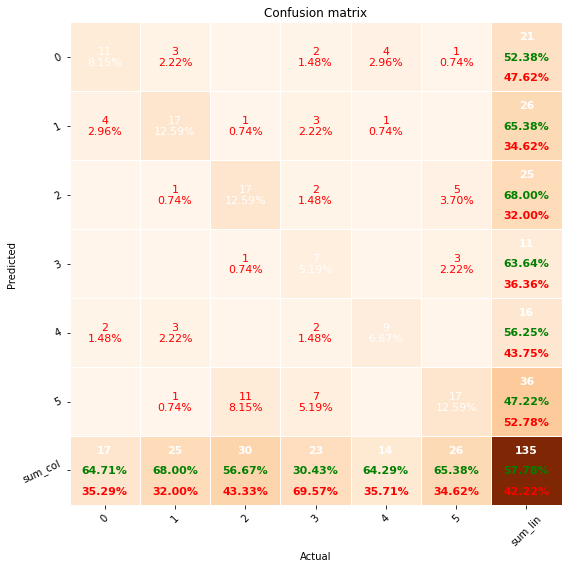

The Python source for this figure:
#pip install pretty_confusion_matrix

from IPython.core.display import Pretty
#Data
import pandas as pd 
import numpy as np

#Wavelet Transform 
import pywt

#Train and Test Split
from sklearn.model_selection import train_test_split

#CNN and LSTM Model
import keras 
from keras.models import Sequential, Model
from tensorflow.keras.optimizers import Adam
from keras.layers import Conv1D, LSTM, Input, MaxPool1D, MaxPooling1D, Dropout, AvgPool1D, Reshape, Concatenate, Dense, Flatten

#Metrics
from sklearn.metrics import confusion_matrix, recall_score, precision_score

#Visualization 
import seaborn as sns
import matplotlib.pyplot as plt
from pretty_confusion_matrix import pp_matrix

#Import Data
x1 = pd.read_csv('https://github.com/ascdavia/TCC_Engenharia_de_Controle_e_Automacao/blob/main/Database/sEMG_Basic_Hand_movements_upatras_csv_files/Database_1/df1_mov_all.csv?raw=true', compression = None)
x1 = x1.drop(x1.columns[0], axis=1)

#Define Wavelet Transform Function - Single Level

def waveletTransformFourLevels(df):
  
  aux_df = ()
  aux_df = pd.DataFrame(aux_df)

  for i in range (len(df)):
    aux = df.loc[i]
    cA4, cD4, cD3, cD2, cD1= pywt.wavedec(aux,'db2', level = 4) 
    cA4 = pd.DataFrame(cA4).T
    cD4 = pd.DataFrame(cD4).T
    cD3 = pd.DataFrame(cD3).T
    cD2 = pd.DataFrame(cD2).T
    cD1 = pd.DataFrame(cD1).T
    aux_df2 = pd.concat([cA4,cD4,cD3,cD2,cD1], axis=1)
    aux_df = pd.concat([aux_df,aux_df2])

  c = list(range(0, 3010, 1))
  aux_df.set_axis(c, axis='columns', inplace=True)
  aux_df = aux_df.reset_index(drop=True)

  return (aux_df)

#Wavelet Transform Application
x = waveletTransformFourLevels(x1)
x = pd.DataFrame(x)

#Reshape
x = x.values.reshape(x.shape[0], x.shape[1], 1)

#Labels
base = np.ones((150,1), dtype=np.int64)
m_cyl = base*0
m_hook = base*1
m_lat = base*2
m_palm = base*3
m_spher = base*4
m_tip = base*5

y = np.vstack([m_cyl,m_hook,m_lat,m_palm,m_spher,m_tip])
#y = pd.DataFrame(y)

#Train, test and validation split
x_train, x_aux, y_train, y_aux = train_test_split(x,y, test_size=0.30, random_state=42)
x_val, x_test, y_val, y_test = train_test_split(x_aux, y_aux, test_size=0.50, random_state=23)


#CNN Model

batch_size = 100
seq_len = 3010
lr = 0.00001
epochs = 2500

n_classes = 6
n_channels = 1

opt = Adam(learning_rate=lr)

cnn_model = Sequential()
cnn_model.add(Conv1D(filters=4, kernel_size=2, strides=1, padding='same', activation='relu', input_shape=(seq_len, n_channels)))
cnn_model.add(MaxPooling1D(pool_size=2, strides=2, padding='same'))
cnn_model.add(Conv1D(filters=8, kernel_size=2, strides=1, padding='same', activation='relu'))
cnn_model.add(MaxPooling1D(pool_size=2, strides=2, padding='same'))
cnn_model.add(Conv1D(filters=16, kernel_size=2, strides=1, padding='same', activation='relu'))
cnn_model.add(MaxPooling1D(pool_size=2, strides=2, padding='same'))
cnn_model.add(Conv1D(filters=32, kernel_size=2, strides=1, padding='same', activation='relu'))
cnn_model.add(MaxPooling1D(pool_size=2, strides=2, padding='same'))
cnn_model.add(Conv1D(filters=64, kernel_size=2, strides=1, padding='same', activation='relu'))
cnn_model.add(MaxPooling1D(pool_size=2, strides=2, padding='same'))
cnn_model.add(Conv1D(filters=128, kernel_size=2, strides=1, padding='same', activation='relu'))
cnn_model.add(MaxPooling1D(pool_size=2, strides=2, padding='same'))
cnn_model.add(Dropout(0.2))
cnn_model.add(Flatten())
cnn_model.add(Dense(n_classes, activation='softmax'))
cnn_model.compile(loss='sparse_categorical_crossentropy', optimizer=opt, metrics=['accuracy'])

#Fit CNN Model
history_cnn = cnn_model.fit(x_train, y_train, epochs=epochs, batch_size=batch_size, verbose=True, validation_data=(x_val, y_val))

plt.plot(history_cnn.history['loss'])
plt.plot(history_cnn.history['val_loss'])
plt.title('model loss')
plt.ylabel('loss')
plt.xlabel('epoch')
plt.legend(['train', 'val'], loc='upper left')
plt.show()


avaliacao = cnn_model.evaluate(x_train,y_train)


pred = cnn_model.predict(x_test)
y_pred = pred.argmax(axis=-1)

cm = confusion_matrix(y_test, y_pred)
print(cm)

qualidade = cm.diagonal()/cm.sum(axis=1)
desvio = np.std(qualidade)
print('Qualidade:', qualidade)
print('Desvio:', desvio)


df_cm = pd.DataFrame(cm, range(6),range(6))
pp_matrix(df_cm)
